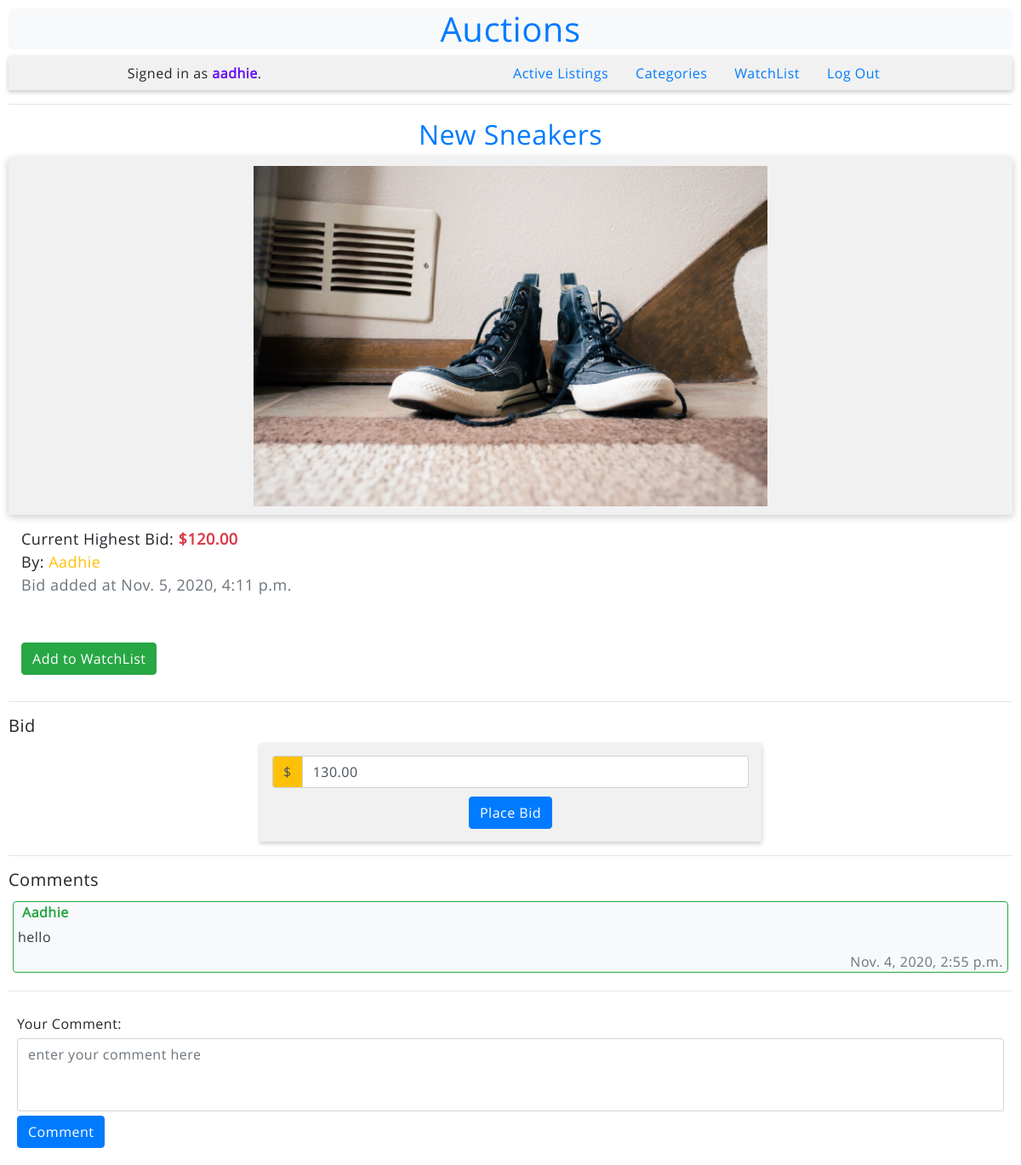
The app's page /listing/4 (signed in), older data.
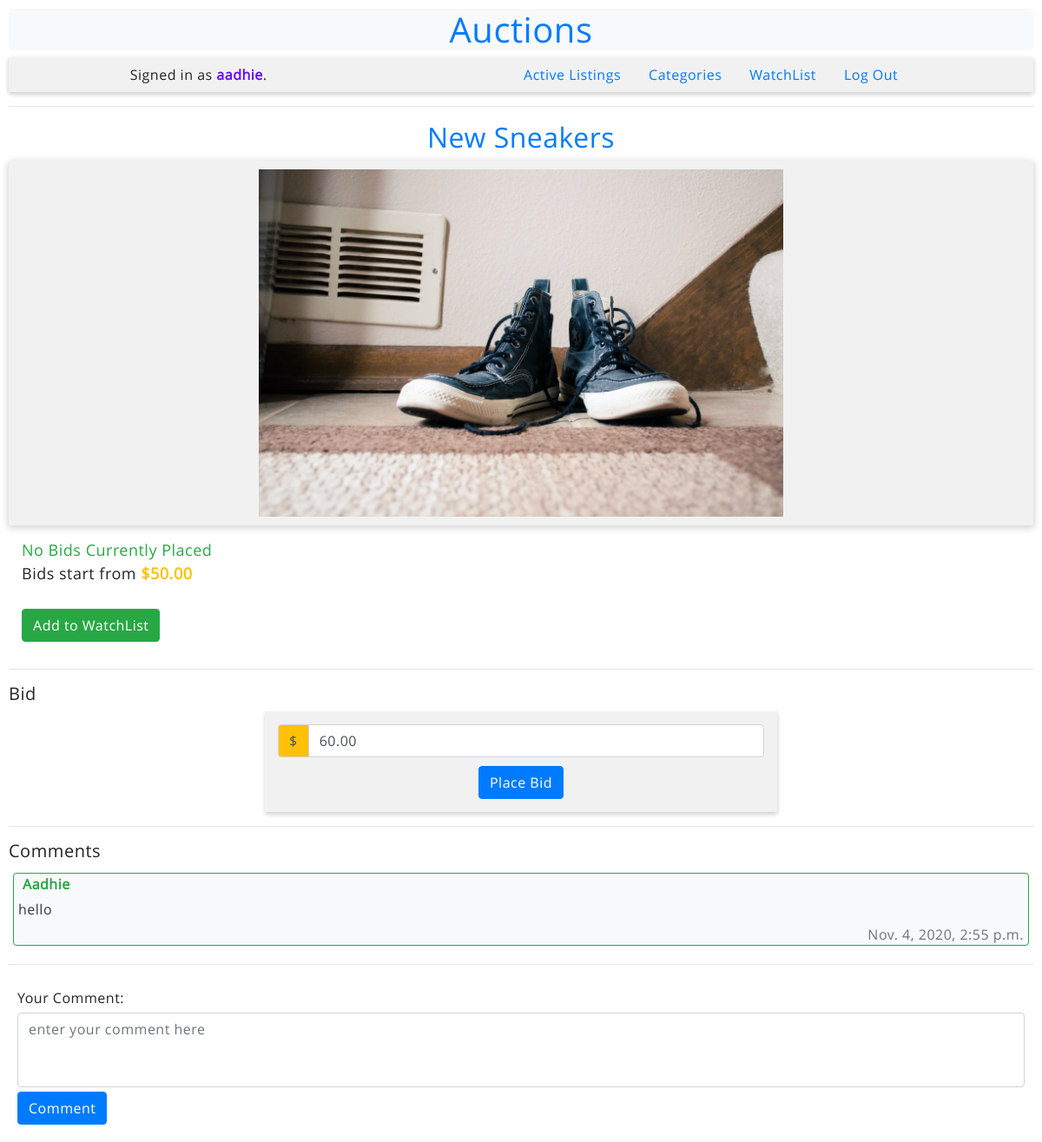
The same page, newer data.
### auctions/models.py (models this page shows, shortened)
class Bid(models.Model):
    user = models.ForeignKey(User, blank = False, on_delete = models.CASCADE)
    listing = models.ForeignKey(Listing, blank = False, on_delete = models.CASCADE)
    highest_bid = models.DecimalField(max_digits = 10, decimal_places = 2)
    added = models.DateTimeField(auto_now = True)

class User(AbstractUser):
    pass

class Listing(models.Model):
    CATEGORIES = [
        ('Accessories', 'Accessories'),
        ('Antiques', 'Antiques'),
        ('Clothes', 'Clothes'),
        ('Decoration', 'Decoration'),
        ('Electronics', 'Electronics'),
        ('Valuables', 'Valueables'),
        ('Other', 'Other'),
    ]
    STATUS = [
        ('Pending', 'Pending'),
        ('Closed', 'Closed'),
    ]
    DEFAULT_USER = 1
    name = models.CharField(max_length = 100, blank = False)
    initial = models.DecimalField(max_digits = 10, decimal_places = 2)
    user = models.ForeignKey(User, blank = False, on_delete = models.CASCADE, default = DEFAULT_USER)
    image = models.ImageField(default = 'None/NIA.png')
    category = models.CharField(max_length = 11, choices = CATEGORIES, default = 'Other')
    status = models.CharField(max_length = 7, choices = STATUS, default = 'Pending')
    created = models.DateField(auto_now_add = True)

### auctions/decorators.py (the view)
    def wrapper_func(request, *args, **kwargs):
        if not request.user.is_authenticated:
            return redirect('auctions:index')
        return view_func(request, *args, **kwargs)

### auctions/views.py (called while the page is built, shortened)
@Authenticated_user
def listing(request, listing):
    item = Listing.objects.get(pk=listing)
    old_bid = Bid.objects.filter(listing=item)
    comments = Comment.objects.filter(listing=item)
    if old_bid.count() is 1:
        default_bid = old_bid[0].highest_bid + 10
    else:
        default_bid = item.initial + 10
    try:
        bid_info = Bid.objects.get(listing=item)
    except:
        bid_info = None;
    context = {
        'listing': item,
        'bid': bid_info,
        'comments': comments,
        'default_bid': default_bid,
    }
    return render(request, "auctions/listing.html", context)

### auctions/templates/auctions/listing.html (shortened to what this page needs)
{% extends "auctions/layout.html" %}
{% block body %}
<h2 class="listing-name">{{ listing.name }}</h2>
<div class="listing-img" >
  <img alt="{{ listing.name }} - img" src="{{ listing.image.url }}" />
</div>
<div class="bid-info">
  {% if bid %}
  Current Highest Bid: <strong style="color: var(--danger)">${{ bid.highest_bid }}</strong>
  <br>
  By: <span style="color: var(--warning)">{{ bid.user }}</span>
  <div class="text-muted">Bid added at {{ bid.added }}</div>
  <br><br>
  {% else %}
  <span style="color: var(--success)">
    No Bids Currently Placed
  </span>
  <br>
  Bids start from <strong style="color: var(--warning)">${{ listing.initial }}</strong>
  <br><br>
  {% endif %}
  <a class="btn btn-success" href="{% url 'auctions:add_to' listing.id %}">Add to WatchList</a>
</div>
<hr>
{% ifnotequal listing.user user %}
<h5>Bid </h5>
<form class="login-form" action="{% url 'auctions:bid' %}" method="POST">
  <div class="input-group">
    <div class="input-group-prepend">
      <div class="input-group-text bg-warning">$</div>
    </div>
    <input class="form-control" type="number" min="1" name="bid" value="{{ default_bid }}" placeholder="Enter your bid here">
  </div>
  <button class="btn btn-primary" type="submit" style="margin-top: 10px;">Place Bid</button>
</form>
{% else %}
<div class="alert alert-info">
  Owner cannot bid on their own item.
</div>
{% endifnotequal %}
<hr>
<div class="listing-comments">
  <h5>Comments </h5>
  <div class="comment-container">
  {% if comments %}
    {% for comment in comments %}
    <div class="card bg-light border-success" style="margin: 5px;">
      <div class="comment-owner">
        {{ comment.user }}
      </div>
      <span class="comment-content">
        {{ comment.comment }}
      </span>
      <span class="text-muted" style="text-align: right; margin-right: 5px;">
        {{ comment.added }}
      </span>
    </div>
    {% endfor %}
  {% else %}
  <span class="text-muted">
    No comments at the moment
  </span>
  {% endif %}
  </div>
  <hr>
  <form class="comment-form" action="{% url 'auctions:comment' %}" method="POST">
    Your Comment:
    <textarea name="content" class="form-control" placeholder="enter your comment here" rows="3" maxlength="400"></textarea>
    <button class="btn btn-primary" type="submit">Comment</button>
  </form>
</div>
{% endblock %}

Row changes from the older to the newer data that the page shows:
removed Bid: highest_bid "120.00", user "Aadhie", added "Nov. 5, 2020, 4:11 p.m."
shown differently, row unchanged: Listing "New Sneakers": initial (not shown) → "50.00"
Text that changed along with them:
form field bid: "130.00" → "60.00"
text no longer shown: "Current Highest Bid: By: Bid added at"
text now shown: "No Bids Currently Placed Bids start from"
